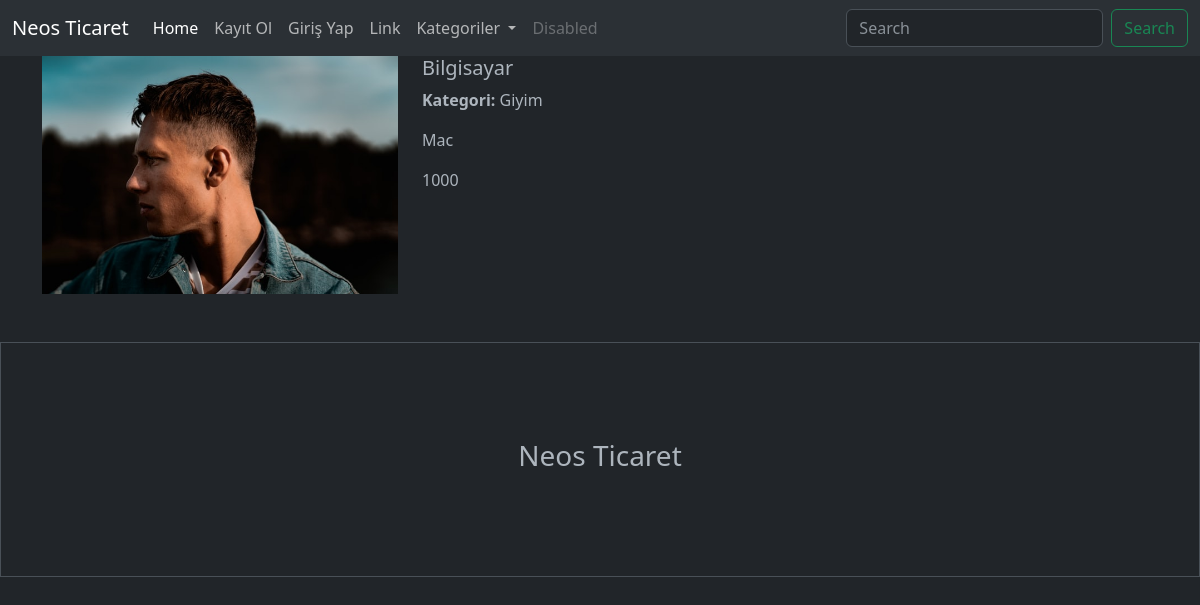
The app's page /urun-detay/2 with its own data.
### urunler/models.py (models this page shows, shortened)
class Urun(models.Model):
    satici=models.ForeignKey(User, on_delete=models.CASCADE, null=True)
    kategori=models.ForeignKey(Kategori, on_delete=models.SET_NULL, null=True)
    altkategori=models.ManyToManyField(AltKategori)
    seriNo=models.OneToOneField(Tek, on_delete=models.CASCADE, null=True, blank=True)
    isim= models.CharField(max_length=100)
    aciklama = models.TextField(max_length=100)
    fiyat  = models.IntegerField()
    resim = models.FileField(upload_to = 'urunler/')

class Kategori(models.Model):
    isim=models.CharField(max_length=100)

### urunler/views.py (the view)
# urls.py: path('urun-detay/<int:urunId>', urun, name='urun'),
def urun(request,urunId):
    urun = Urun.objects.get(id = urunId)
    context = {
        'urun':urun
    }
    return render(request, 'urun.html',context)

### urunler/context_processors.py (called while the page is built)
def get_len_sepets (request):
    if request.user.is_authenticated:
        uzun = Sepet.objects.filter(user=request.user, odendiMi =False).count()
    else:
        uzun=0
    return {'uzun':uzun}

def get_categories(request):
    kategoriler =Kategori.objects.all()
    return {'kategoriler': kategoriler}

### urunler/templates/urun.html (shortened to what this page needs)
{% extends "index.html" %}
{% load static %}
{% block content %}
    <div class="container">
        <div class="row">
          <div class="col-4">
            <img src="{{urun.resim.url}}" width="100%" alt="">
          </div>
          <div class="col-8">
            <h5> {{urun.isim}} </h5>
            <p>  <b>Kategori: </b> {{urun.kategori.isim}} </p>
            <p> {{urun.aciklama}} </p>
            <p> {{urun.fiyat}} </p>
          </div>
        </div>
      </div>
{% endblock content %}

### records on screen
Urun: resim (picture), isim "Bilgisayar", kategori.isim "Giyim", aciklama "Mac", fiyat "1000"
